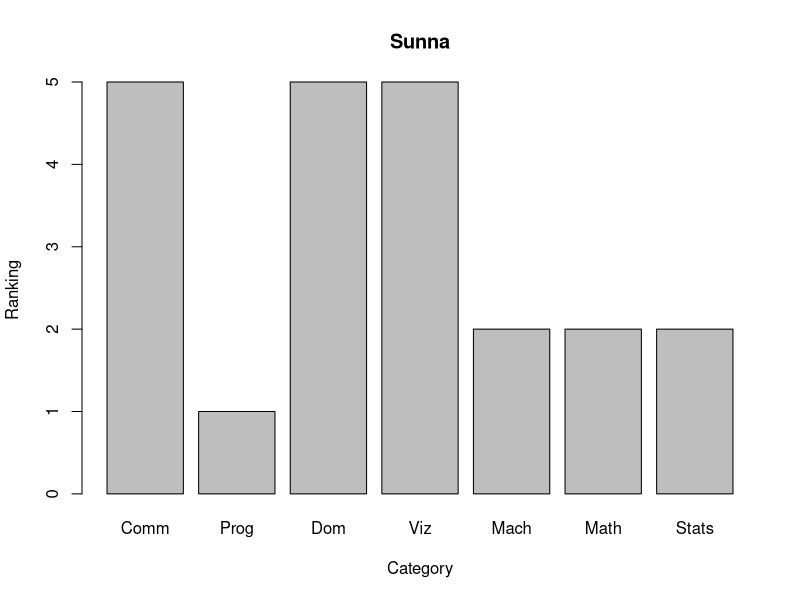

Recreate this plot in R.
## ---- chunk 1
Category <-c('computer programming', 'math', 'statistics', 'machine learning', 'domain expertise', 'communication and presentation skills', 'data visualization')
Ranking <-c(1, 2, 2, 2, 5, 5, 5)
Sunna <-data.frame(Category, Ranking)
Sunna
## ---- chunk 2
cat.freq <-table(rep(Category, Ranking))
barplot(cat.freq, main = "Sunna", xlab = "Category", ylab = "Ranking", names.arg=c("Comm", "Prog", "Dom", "Viz", "Mach", "Math", "Stats")) 
